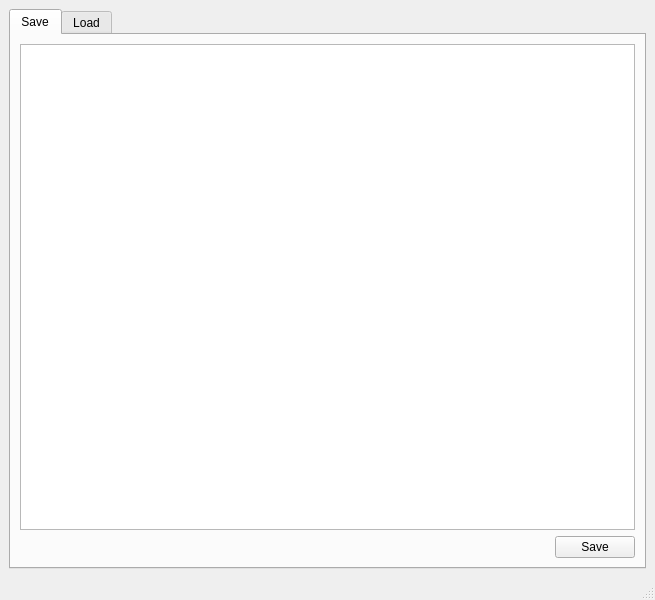
<?xml version="1.0" encoding="UTF-8"?>
<ui version="4.0">
 <class>MainWindow</class>
 <widget class="QMainWindow" name="MainWindow">
  <property name="geometry">
   <rect>
    <x>0</x>
    <y>0</y>
    <width>655</width>
    <height>600</height>
   </rect>
  </property>
  <property name="windowTitle">
   <string>QXlsx-Example</string>
  </property>
  <widget class="QWidget" name="centralwidget">
   <layout class="QGridLayout" name="gridLayout_2">
    <item row="0" column="0">
     <widget class="QTabWidget" name="tabWidget">
      <property name="currentIndex">
       <number>0</number>
      </property>
      <widget class="QWidget" name="tab">
       <attribute name="title">
        <string>Save</string>
       </attribute>
       <layout class="QGridLayout" name="gridLayout">
        <item row="0" column="0">
         <widget class="QTableView" name="tableView"/>
        </item>
        <item row="1" column="0">
         <layout class="QHBoxLayout" name="horizontalLayout">
          <item>
           <spacer name="horizontalSpacer">
            <property name="orientation">
             <enum>Qt::Horizontal</enum>
            </property>
            <property name="sizeHint" stdset="0">
             <size>
              <width>40</width>
              <height>20</height>
             </size>
            </property>
           </spacer>
          </item>
          <item>
           <widget class="QPushButton" name="saveButton">
            <property name="text">
             <string>Save</string>
            </property>
           </widget>
          </item>
         </layout>
        </item>
       </layout>
      </widget>
      <widget class="QWidget" name="tab_2">
       <attribute name="title">
        <string>Load</string>
       </attribute>
       <layout class="QGridLayout" name="gridLayout_3">
        <item row="0" column="0">
         <widget class="QTableView" name="tableView_2"/>
        </item>
        <item row="1" column="0">
         <layout class="QHBoxLayout" name="horizontalLayout_2">
          <item>
           <spacer name="horizontalSpacer_2">
            <property name="orientation">
             <enum>Qt::Horizontal</enum>
            </property>
            <property name="sizeHint" stdset="0">
             <size>
              <width>40</width>
              <height>20</height>
             </size>
            </property>
           </spacer>
          </item>
          <item>
           <widget class="QPushButton" name="loadButton">
            <property name="text">
             <string>Load</string>
            </property>
           </widget>
          </item>
         </layout>
        </item>
       </layout>
      </widget>
     </widget>
    </item>
   </layout>
  </widget>
  <widget class="QMenuBar" name="menubar">
   <property name="geometry">
    <rect>
     <x>0</x>
     <y>0</y>
     <width>655</width>
     <height>21</height>
    </rect>
   </property>
  </widget>
  <widget class="QStatusBar" name="statusbar"/>
 </widget>
 <resources/>
 <connections/>
</ui>
